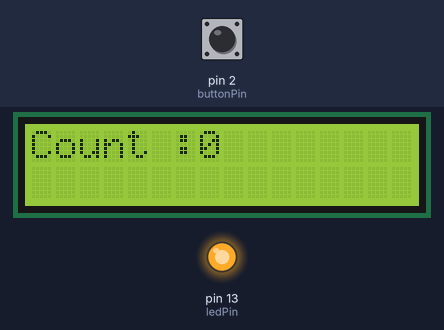
Simulated run of this sketch. Board: Arduino Uno, built with avr-gcc and run on an emulated ATmega328P. Shown: 16×2 character LCD, output pins drawn as LEDs (lit = HIGH). The test bench sets the inputs (shaded band); at power-on: pin 2 (buttonPin) LOW.

Above: at 1.2 s.
1.3 s: pin 2 (buttonPin) pulled HIGH for 0.15 s
At 2.4 s:
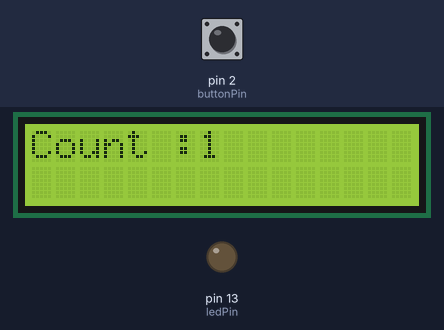
2.9 s: pin 2 (buttonPin) pulled HIGH for 1 s
At 3.6 s:
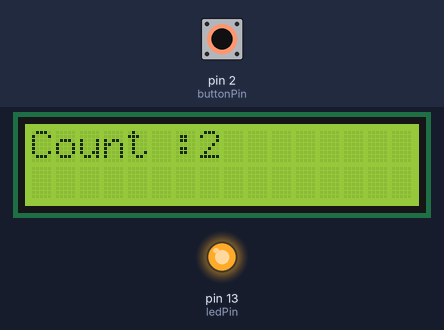
5.4 s: pin 2 (buttonPin) pulled HIGH for 0.15 s
At 6.6 s:
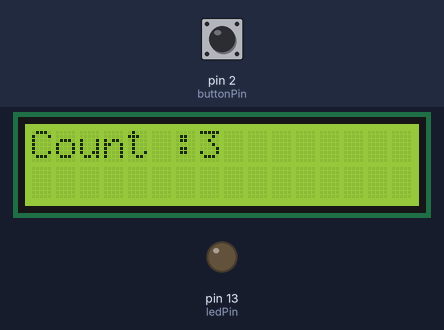
7.0 s: pin 2 (buttonPin) pulled HIGH for 1 s
At 7.9 s:
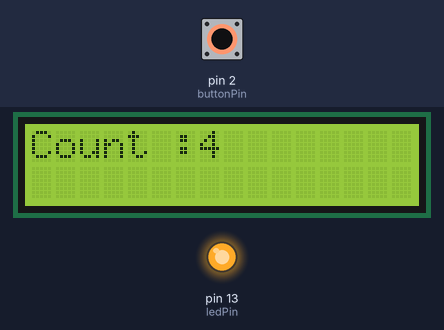
Timing chart, 0 to 10.0 s (numbered marks = the images above; inputs shaded):
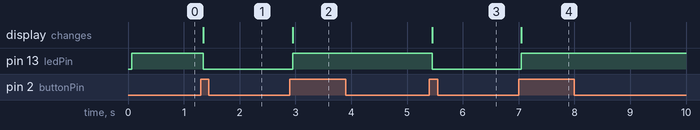

The sketch:

button_press_debounce.ino
```cpp
#include <LiquidCrystal.h>
const int rs = 12, en = 11, d4 = 7, d5 = 6, d6 = 5, d7 = 4;
LiquidCrystal lcd(rs, en, d4, d5, d6, d7);

const int buttonPin = 2;
const int ledPin = 13;

int ledState = HIGH;
int buttonState, count=0;
int lastButtonState = LOW;

unsigned long lastDebounceTime = 0;
unsigned long debounceDelay = 50;

void setup()
{
  pinMode(buttonPin, INPUT);
  pinMode(ledPin, OUTPUT);

  lcd.begin(16, 2);
  lcd.setCursor(0, 0);
  lcd.print("Count :");

  digitalWrite(ledPin, ledState);
}

void loop()
{
  int reading = digitalRead(buttonPin);
  if (reading != lastButtonState)
  {
    lastDebounceTime = millis();
  }

  if ((millis() - lastDebounceTime) > debounceDelay)
  {
    if (reading != buttonState)
    {
      buttonState = reading;
      if (buttonState == HIGH)
      {
        ledState = !ledState;
        count++;
      }
    }
  }
  digitalWrite(ledPin, ledState);
  lastButtonState = reading;

  lcd.setCursor(7, 0);
  lcd.print(count);
}
```

Measured:
- after the input at 1.3 s, pin 13 (ledPin): HIGH → LOW after 0.05 s; the display: changes after 0.05 s (image 1)
- after the input at 2.9 s, pin 13 (ledPin): LOW → HIGH after 0.05 s; the display: changes after 0.05 s (image 2)
- after the input at 5.4 s, pin 13 (ledPin): HIGH → LOW after 0.05 s; the display: changes after 0.05 s (image 3)
- after the input at 7.0 s, pin 13 (ledPin): LOW → HIGH after 0.05 s; the display: changes after 0.05 s (image 4)
